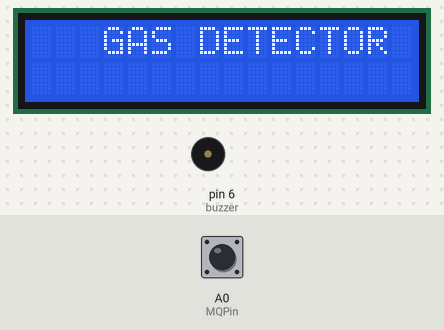
Recording of a sketch running on a simulated Arduino Uno, built with avr-gcc and run on an emulated ATmega328P. Shown: 16×2 character LCD, buzzer (waves = sounding, pin HIGH). The inputs (shaded band) are chosen by the test bench; at power-on: A0 (MQPin) HIGH.

Above: at 0.1 s.
At 3.2 s:
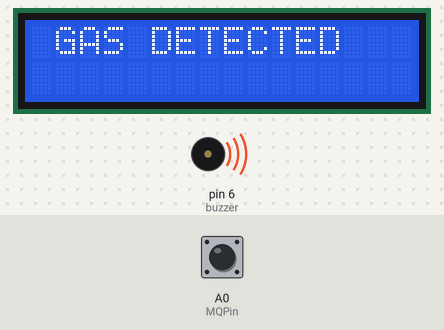
3.3 s: A0 (MQPin) pulled LOW for 2.55 s
At 4.7 s:
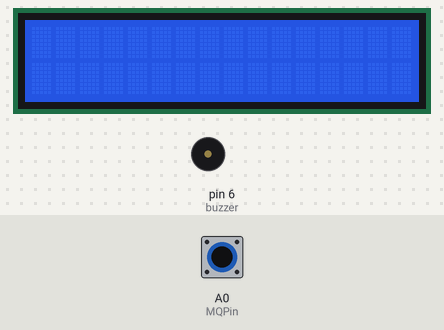
Timing chart, 0 to 7.4 s (numbered marks = the images above; inputs shaded):
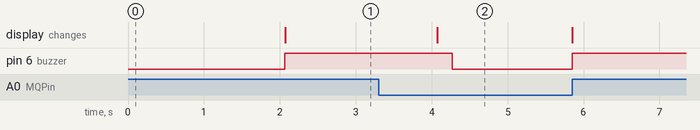

Measured:
- after the input at 3.3 s, pin 6 (buzzer): HIGH → LOW after 0.97 s, → HIGH 1.6 s later

The sketch:

mini_proteus_final.ino
```cpp
#include <LiquidCrystal.h>

LiquidCrystal lcd(11, 12, 5, 4, 3, 2);

#define MQPin A0
#define buzzer 6

void setup()
{
   lcd.begin(16, 2);
   pinMode(MQPin, INPUT_PULLUP);
   pinMode(buzzer, OUTPUT);
   Serial.begin(9600);
   lcd.setCursor(3, 0);
   lcd.print("GAS DETECTOR");
   delay(2000);  //The preheat duration of MQ2 is 20 sec
   lcd.clear();
}

void loop() {

int gas_value = digitalRead(MQPin);

if(gas_value==HIGH)
{
  digitalWrite(buzzer, HIGH);
  lcd.setCursor(1, 0);
  lcd.print("GAS DETECTED");
  delay(2000);
  lcd.clear();
  delay(200);

}
else
{
 digitalWrite(buzzer, LOW);
}


}
```
